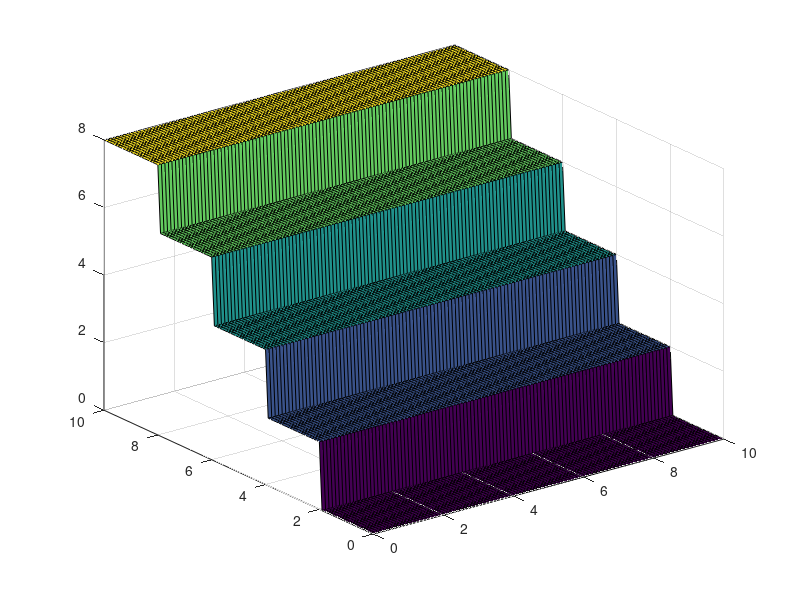

Write MATLAB code to recreate this figure.
clear all;close all;clc;
x=0:0.1:10;
y=0:0.1:10;
[x1 y1]=meshgrid(x,y);
for i=1:length(x)
for j=1:length(y)
if (y1(i,j)>=0 && y1(i,j)<2)
z1(i,j)=0;
elseif (y1(i,j)>=2 && y1(i,j)<4)
z1(i,j)=2;  
elseif (y1(i,j)>=4 && y1(i,j)<6)  
z1(i,j)=4;
elseif (y1(i,j)>=6 && y1(i,j)<8)
z1(i,j)=6;
else
z1(i,j)=8;    
end
end
end
surf(x1,y1,z1)